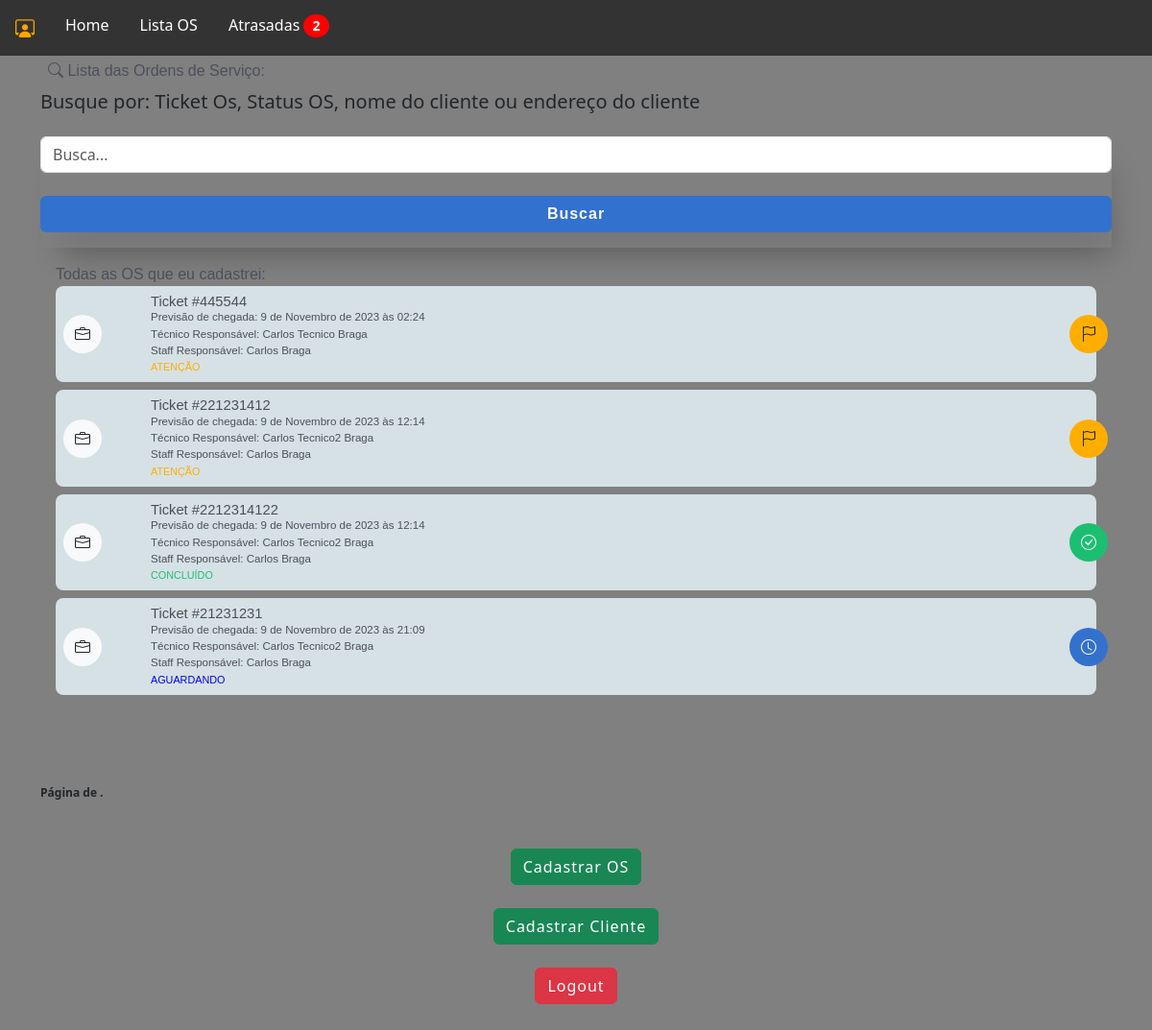
Screenshot of /staff/lista_os/ (signed in) with the database file from the repository.
### staff/models.py (models this page shows, shortened)
class OrdemDeServico(models.Model):
    ticket = models.CharField(max_length=200, unique=True)
    tecnico = models.ForeignKey(
        CustomUser, on_delete=models.CASCADE, related_name="ordens_técnico"
    )
    staff = models.ForeignKey(
        CustomUser, on_delete=models.CASCADE, related_name="ordens_staff"
    )
    descricao = models.TextField(max_length=600)
    previsao_chegada = models.DateTimeField()
    previsao_execucao = models.DateTimeField()
    material = models.CharField(max_length=100, validators=[MinLengthValidator(3)])
    equipamento = models.CharField(max_length=100, validators=[MinLengthValidator(3)])
    data_criacao = models.DateTimeField(auto_now_add=True)
    cliente = models.ForeignKey(Cliente, on_delete=models.CASCADE)
    contrato = models.CharField(max_length=700, null=True, blank=True)
    atividade = models.CharField(max_length=50, choices=ACTIVITY_CHOICES)
    status_tecnico = models.CharField(max_length=50, choices=TECNICAL_CHOICES)
    status = models.CharField(
        max_length=10, choices=STATUS_CHOICES, default="Aguardando"
    )
    atraso_em_minutos = models.CharField(max_length=50, null=True, blank=True, choices=ATRASO_CHOICES)
    atraso_descricao = models.TextField(max_length=400, null=True, blank=True)

### authentication/models.py (models this page shows, shortened)
class CustomUser(AbstractUser):
    telefone = models.CharField(max_length=15, null=False)
    endereco = models.ForeignKey(
        Endereco, on_delete=models.CASCADE, null=True, default=None
    )
    foto = models.ImageField(upload_to="img/perfil_user/", null=True, blank=True)
    email = models.EmailField(unique=True)

### staff/views.py (the view, shortened to what this page needs)
# urls.py: path("lista_os/", views.lista_os, name="lista_os"),
@user_passes_test(is_staff)
def lista_os(request):
    staff = request.user
    ordens_em_atraso = OrdemDeServico.objects.filter(
        staff=staff,
        atraso_em_minutos__isnull=False,
        status__in=["Atenção", "Urgente", "Aguardando"],
    )
    atrasos = len(ordens_em_atraso.values())
    ordens = OrdemDeServico.objects.filter(staff=request.user)
    items_per_page = 8
    paginator = Paginator(ordens, items_per_page)
    page = request.GET.get("page")
    try:
        ordens = paginator.page(page)
    except PageNotAnInteger:
        ordens = paginator.page(1)
    except EmptyPage:
        ordens = paginator.page(paginator.num_pages)
    return render(
        request,
        "lista_os.html",
        {
            "ordens": ordens,
            'atrasos':atrasos
        },
    )

### main/helpers.py (called while the page is built)
def is_staff(user):
    return user.groups.filter(name="Staff").exists()

### staff/templates/lista_os.html (shortened to what this page needs)
{% extends "base_staff.html" %}
{%load static%}
{% block rest %}
      <section id="lista_oc_scr">
        <div class="container">
            <div id="oc_lista">
                <label class="mt-1 mb-2 ms-2 font-medium color04"><i class="bi bi-search"></i> Lista das Ordens de Serviço:</label>
                <h5>Busque por: Ticket Os, Status OS, nome do cliente ou endereço do cliente</h5>
                <form id="form_buscar" class="box-shadow mt-4" method='GET' action="{% url 'lista_os' %}">
                  <input type="text" class="form-control mt-3" name="buscar" placeholder="Busca...">
                  <button type="submit" class="btn bg01 text-light w-100 box-shadow fs-6 font-bold mt-4 mb-3">Buscar</button>
              </form>
              <div class="tab-pane fade show active" id="pills-01" role="tabpanel" aria-labelledby="pills-home-tab" tabindex="0">
                <label class="mt-2 font-medium color04">Todas as OS que eu cadastrei:</label>
                {% for ordem in ordens %}
                <div class="oc_lista_item">
                      <div class="row">
                          <div class="col-2 col-md-1">
                              <div class="icon bg-light"><i class="bi bi-briefcase text-dark"></i></div>
                          </div>
                          <div class="col-9 col-md-11">
                              <div class="oc_l_nome font-medium color04">Ticket #{{ ordem.ticket }}</div>
                              <div class="oc_l_data color04 font-light">Previsão de chegada: {{ ordem.previsao_chegada }}</div>
                              <div class="oc_l_data color04 font-light">Técnico Responsável: {{ ordem.tecnico.first_name }} {{ ordem.tecnico.last_name }}</div>
                              <div class="oc_l_data color04 font-light">Staff Responsável: {{ ordem.staff.first_name }} {{ ordem.staff.last_name }}</div>
                              <div class="oc_l_status font-medium {% if ordem.status == 'Urgente' %}color-red{% elif ordem.status == 'Atenção' %}color-yellow{% elif ordem.status == 'Aguardando' %}color-blue{% elif ordem.status == 'Concluído' %}color-green{% endif %}">{{ ordem.status }}</div>
                          </div>
                          {% if ordem.status == "Urgente" %}
                              <div class="status_icon bg05 text-light">
                                  <i class="bi bi-exclamation-triangle-fill"></i>
                              </div>
                          {% elif ordem.status == "Atenção" %}
                              <div class="status_icon bg06 text-dark">
                                  <i class="bi bi-flag"></i>
                              </div>
                          {% elif ordem.status == "Aguardando" %}
                              <div class="status_icon bg01 text-light">
                                  <i class="bi bi-clock"></i>
                              </div>
                          {% elif ordem.status == "Concluído" %}
                              <div class="status_icon bg02 text-light">
                                <i class="bi bi-check-circle"></i>
                            </div>
                          {% endif %}
                      </div>
                  </div>
                  {% endfor %}
              </div>
        </div>
        <div class="pagination">
            <span class="step-links">
                <span class="current-page">
                    Página {{ ordens_de_servico.number }} de {{ ordens_de_servico.paginator.num_pages }}.
                </span>
            </span>
        </div>
      </section>
  {% endblock %}

### main/templates/static/assets/css/app_mamminfo.css (style rules this page uses)
html { font-family: 'Noto', sans-serif;background: #ced0dc; }
.font-medium { font-family: 'NotoMedium', sans-serif;font-weight: 400; }
.font-bold { font-family: 'NotoBold', sans-serif;font-weight: 600; }
.font-light { font-family: 'NotoLight', sans-serif;font-weight: 300; }
.bg01 { background: #3371cf; }
.bg02 { background: #1cbf71; }
.bg06 { background: #ffae00; }
.color04 { color: #4c4f5a; }
section { height: auto;min-height: 90vh;max-width: 100vw;width: 100%; }
.box-shadow { box-shadow: 10px 20px 32px -12px rgba(0,0,0,.2); }
.btn { letter-spacing: 1px; }
#oc_lista { padding-bottom: 72px; }
#oc_lista .tab-pane { padding: 8px 16px; }
#oc_lista .oc_lista_item { background: #d6e1e6;border-radius: 8px;padding: 8px;position: relative;margin-bottom: 8px; }
#oc_lista .oc_lista_item .icon { width: 40px;height: 40px;border-radius: 40px;display: inline-block;text-align: center;line-height: 40px;position: absolute;l: 0;top: 0;bottom: 0;margin: auto; }
#oc_lista .oc_lista_item .oc_l_data { font-size: .72rem; }
#oc_lista .oc_lista_item .oc_l_nome { font-size: .92rem;line-height: 112%;white-space: nowrap;overflow: hidden;text-overflow: ellipsis; }
#oc_lista .oc_lista_item .oc_l_status { font-size: .675rem;text-transform: uppercase; }
#oc_lista .oc_lista_item .status_icon { width: 40px;height: 40px;border-radius: 40px;display: inline-block;text-align: center;line-height: 40px;position: absolute;right: -12px;top: 0;bottom: 0;margin: auto; }

### rows the page displays
OrdemDeServico: ticket "445544", previsao_chegada "9 de Novembro de 2023 às 02:24", tecnico.first_name "Carlos Tecnico", tecnico.last_name "Braga", staff.first_name "Carlos", staff.last_name "Braga", status "ATENÇÃO"
OrdemDeServico: ticket "221231412", previsao_chegada "9 de Novembro de 2023 às 12:14", tecnico.first_name "Carlos Tecnico2", tecnico.last_name "Braga", staff.first_name "Carlos", staff.last_name "Braga", status "ATENÇÃO"
OrdemDeServico: ticket "2212314122", previsao_chegada "9 de Novembro de 2023 às 12:14", tecnico.first_name "Carlos Tecnico2", tecnico.last_name "Braga", staff.first_name "Carlos", staff.last_name "Braga", status "CONCLUÍDO"
OrdemDeServico: ticket "21231231", previsao_chegada "9 de Novembro de 2023 às 21:09", tecnico.first_name "Carlos Tecnico2", tecnico.last_name "Braga", staff.first_name "Carlos", staff.last_name "Braga", status "AGUARDANDO"

### other values shown
{{ atrasos }} "2"
